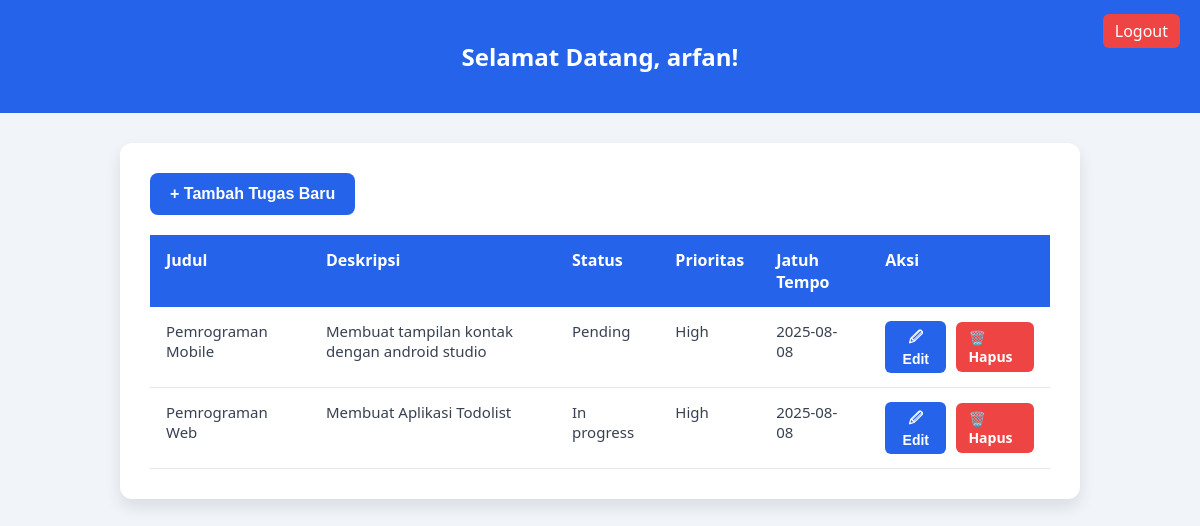
Page /index.php (signed in) on the committed database.
### tables this page shows
CREATE TABLE `tasks` (
  `id` int(11) NOT NULL,
  `user_id` int(11) NOT NULL,
  `title` varchar(255) NOT NULL,
  `description` text DEFAULT NULL,
  `status` enum('pending','in_progress','done') DEFAULT 'pending',
  `priority` enum('low','medium','high') DEFAULT 'medium',
  `due_date` date DEFAULT NULL,
  `created_at` timestamp NOT NULL DEFAULT current_timestamp(),
  `updated_at` timestamp NOT NULL DEFAULT current_timestamp() ON UPDATE current_timestamp()
);

### index.php (the view, shortened to what this page needs)
<?php
include 'db.php';
$user_id = $_SESSION['user_id'];
$username = $_SESSION['user'];
$tasks = $conn->query("SELECT * FROM tasks WHERE user_id=$user_id ORDER BY created_at DESC");
?>
<!DOCTYPE html>
<html lang="id">
<head>
</head>
<body>
<header>
    <h2>Selamat Datang, <?= htmlspecialchars($username) ?>!</h2>
    <div class="logout"><a href="logout.php">Logout</a></div>
</header>
<div class="container">
    <button class="btn-add" id="openAddModalBtn">+ Tambah Tugas Baru</button>
    <table>
        <thead>
            <tr>
                <th>Judul</th>
                <th>Deskripsi</th>
                <th>Status</th>
                <th>Prioritas</th>
                <th>Jatuh Tempo</th>
                <th>Aksi</th>
            </tr>
        </thead>
        <tbody>
            <?php while($task = $tasks->fetch_assoc()): ?>
            <tr>
                <td><?= htmlspecialchars($task['title']) ?></td>
                <td><?= nl2br(htmlspecialchars($task['description'])) ?></td>
                <td><?= ucfirst(str_replace('_', ' ', $task['status'])) ?></td>
                <td><?= ucfirst($task['priority']) ?></td>
                <td><?= $task['due_date'] ?></td>
                <td class="actions">
                    <button class="editBtn"
                        data-id="<?= $task['id'] ?>"
                        data-title="<?= htmlspecialchars($task['title'], ENT_QUOTES) ?>"
                        data-description="<?= htmlspecialchars($task['description'], ENT_QUOTES) ?>"
                        data-status="<?= $task['status'] ?>"
                        data-priority="<?= $task['priority'] ?>"
                        data-duedate="<?= $task['due_date'] ?>"
                    >🖉 Edit</button>
                    <a class="delete-btn" href="?delete=<?= $task['id'] ?>" onclick="return confirm('Hapus tugas ini?')">🗑️ Hapus</a>
                </td>
            </tr>
            <?php endwhile; ?>
        </tbody>
    </table>
</div>
</body>
</html>

### index.php (style rules this page uses)
body { background: #f1f5f9; font-family: 'Segoe UI', sans-serif; margin: 0; padding: 0; }
header { background: #2563eb; color: white; padding: 20px; text-align: center; position: relative; }
.logout { position: absolute; right: 20px; top: 20px; }
.logout a { color: white; background: #ef4444; padding: 6px 12px; border-radius: 6px; text-decoration: none; }
.container { max-width: 900px; background: white; margin: 30px auto; padding: 30px; border-radius: 12px; box-shadow: 0 8px 16px rgba(0,0,0,0.1); }
table { width: 100%; border-collapse: collapse; font-family: 'Segoe UI', Tahoma, Geneva, Verdana, sans-serif; font-size: 15px; color: #374151; }
thead tr { background-color: #2563eb; color: white; font-weight: 700; font-size: 16px; }
th, td { padding: 14px 16px; text-align: left; vertical-align: top; }
tbody tr { border-bottom: 1px solid #e5e7eb; transition: background-color 0.3s ease; }
.actions { display: flex; align-items: center; gap: 10px; }
.actions button, .actions a { border: none; padding: 6px 12px; border-radius: 6px; font-weight: 600; cursor: pointer; text-decoration: none; color: white; font-size: 14px; }
.actions button { background: #2563eb; }
.actions a.delete-btn { background: #ef4444; }
.btn-add { background: #2563eb; color: white; padding: 12px 20px; border-radius: 8px; border: none; font-weight: bold; cursor: pointer; margin-bottom: 20px; font-size: 16px; }

### rows in the picture
tasks: title "Pemrograman Mobile", description "Membuat tampilan kontak dengan android studio", status "Pending", priority "High", due_date "2025-08-08"
tasks: title "Pemrograman Web", description "Membuat Aplikasi Todolist", status "In progress", priority "High", due_date "2025-08-08"

### other values in the picture
$username "arfan"
